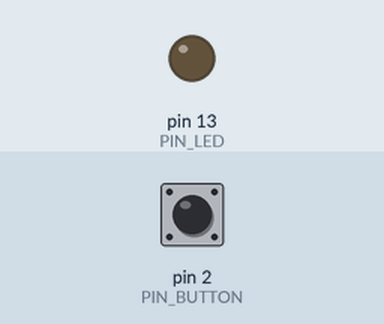
Simulated run of this program. Board: Arduino Nano, built with avr-gcc and run on an emulated ATmega328P. Shown: output pins drawn as LEDs (lit = HIGH). The inputs (shaded band) are chosen by the test bench; at power-on: pin 2 (PIN_BUTTON) HIGH.

Above: at 1.2 s.
1.3 s: pin 2 (PIN_BUTTON) pulled LOW for 0.15 s
At 2.2 s:
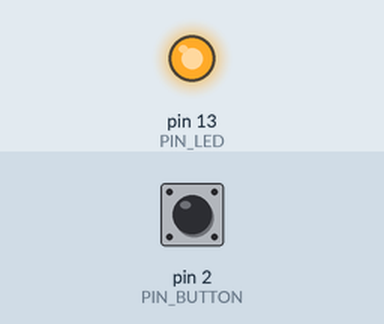
2.9 s: pin 2 (PIN_BUTTON) pulled LOW for 1 s
At 3.4 s:
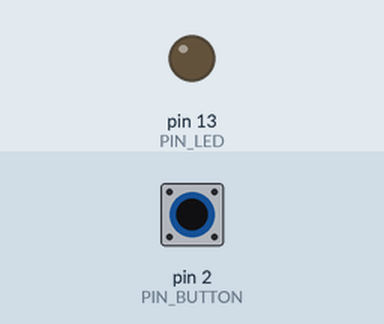
5.4 s: pin 2 (PIN_BUTTON) pulled LOW for 3.2 s
At 6.5 s:
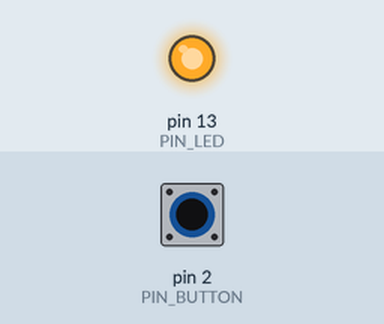
Timing chart, 0 to 8.4 s (numbered marks = the images above; inputs shaded):
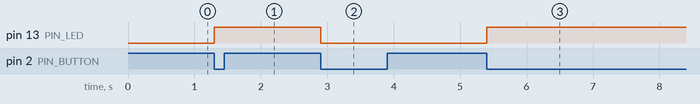

The program:

main.cpp
```cpp
#include <Arduino.h>

const int PIN_BUTTON = 2;
const int PIN_LED = 13;

int statusLed = LOW;
int kondisiTombolTerakhir = LOW;

void setup() {
  pinMode(PIN_BUTTON, INPUT_PULLUP);
  pinMode(PIN_LED, OUTPUT);
  digitalWrite(PIN_LED, statusLed);
}

void loop() {
  int kondisiTombol = digitalRead(PIN_BUTTON);

  if (kondisiTombolTerakhir == HIGH && kondisiTombol == LOW) {
    statusLed = !statusLed;
    digitalWrite(PIN_LED, statusLed);
  }

  kondisiTombolTerakhir = kondisiTombol;
}
```

Measured:
- after the input at 1.3 s, pin 13 (PIN_LED): LOW → HIGH at once
- after the input at 2.9 s, pin 13 (PIN_LED): HIGH → LOW at once
- after the input at 5.4 s, pin 13 (PIN_LED): LOW → HIGH at once
